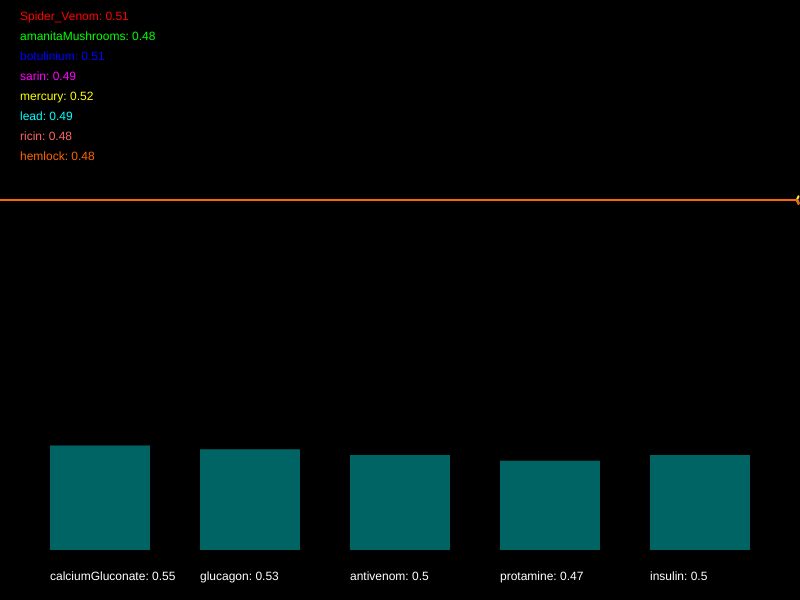
Frame 1 (no input)
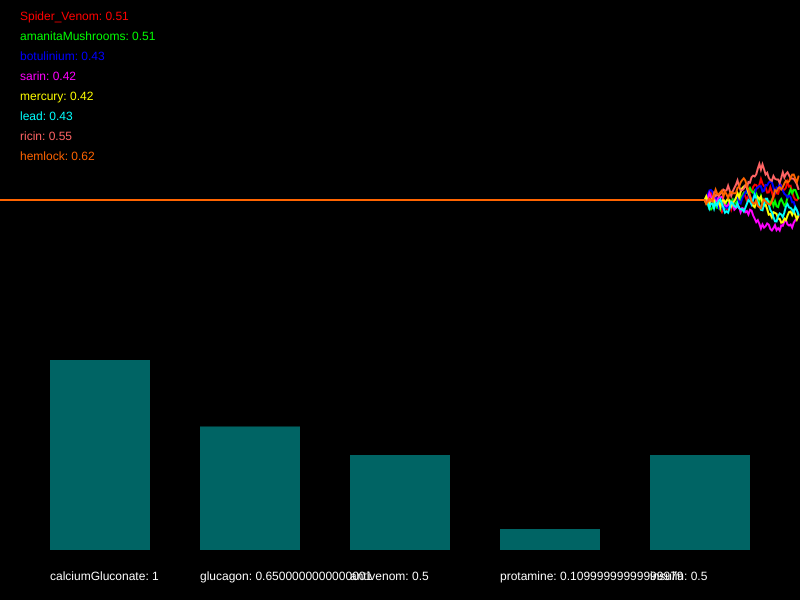
Frame 60 (no input)
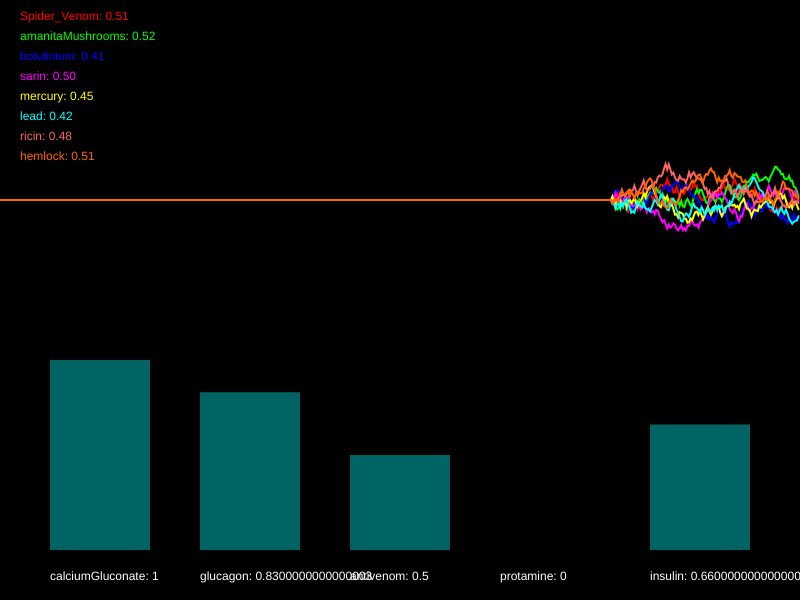
Frame 120 (the mouse pressed at the canvas centre since frame 60)

The p5.js sketch that drew these frames (run headless with seeded random() and noise() and a simulated clock; from frame 60 on, the mouse is pressed at the canvas centre):

// p5.js sketch
// ── sketch.js
/*

Officer: 8243477
CaseNum: 401-3-95247890-8243477

Case 401 - The Case of Norbert's Weiner Stand
Stage 4 - Mortal Cupcake

It seems that Norbert is getting desperate now. In what appears to be his final stand he has set up his own cupcake shop. The laced cupcakes look delicious but they are extremely dangerous. Just a brief whiff of one can induce a series of
deadly symptoms. This is Norbert’s most complex poison to date, so you’ll have to work hard to produce a viable antidote.

You must develop the antidote by using conditional statements in the draw loop to do the following.

	- When amanitaMushrooms dips below 0.29, sarin goes above 0.55, and also Spider_Venom goes above 0.56, decrement calciumGluconate by 0.01
	- If either ricin goes above 0.25, hemlock dips below 0.42, or perhaps mercury dips below 0.7, raise calciumGluconate by 0.05
	- If amanitaMushrooms dips below 0.34 or mercury dips below 0.49, or on the other hand, botulinium dips below 0.75 and ricin goes above 0.51, reduce glucagon by 0.03
	- If lead dips below 0.33, or on the other hand, hemlock dips below 0.74 and sarin dips below 0.7, raise glucagon by 0.03
	- When ricin goes above 0.7, or on the other hand, botulinium dips below 0.32 and amanitaMushrooms goes above 0.39, try decreasing antivenom by 0.02
	- If mercury goes above 0.6 or Spider_Venom goes above 0.44, whilst at the same time, lead goes above 0.71, increase antivenom by 0.02
	- When either hemlock goes above 0.72, ricin dips below 0.54, or perhaps lead goes above 0.54, decrease protamine by 0.03
	- If amanitaMushrooms dips below 0.59 and Spider_Venom dips below 0.27, whilst at the same time, botulinium dips below 0.68 or sarin dips below 0.35, try increasing protamine by 0.02
	- When hemlock goes above 0.71, ricin dips below 0.45, and also Spider_Venom dips below 0.6, reduce insulin by 0.01
	- If lead goes above 0.58, botulinium dips below 0.67, amanitaMushrooms dips below 0.66, and also mercury dips below 0.71, raise insulin by 0.04


Your conditional statements should consider the following poisons:

	- Spider_Venom
	- amanitaMushrooms
	- botulinium
	- sarin
	- mercury
	- lead
	- ricin
	- hemlock


Your conditional statements should modify the following antidotes:

	- calciumGluconate
	- glucagon
	- antivenom
	- protamine
	- insulin


- There are many ways to complete this task but you should only use the following commands:

	if(){}
	>
	<
	&&
	||
	+=
	-=

*/

//Declare the poison variables
var Spider_Venom;
var amanitaMushrooms;
var botulinium;
var sarin;
var mercury;
var lead;
var ricin;
var hemlock;


//Declare the antidote variables
var calciumGluconate;
var glucagon;
var antivenom;
var protamine;
var insulin;


//This variable is used for drawing the graph
var graphs;


function setup()
{

	createCanvas(800,600);
	strokeWeight(2);

	//initialise the poisons and antidotes
	Spider_Venom = 0.5;
	amanitaMushrooms = 0.5;
	botulinium = 0.5;
	sarin = 0.5;
	mercury = 0.5;
	lead = 0.5;
	ricin = 0.5;
	hemlock = 0.5;
	calciumGluconate = 0.5;
	glucagon = 0.5;
	antivenom = 0.5;
	protamine = 0.5;
	insulin = 0.5;


	//fills the graph with empty values
	graphs = [];

	for(var i = 0; i < 8; i++)
	{
		graphs.push([]);
		for(var j = 0; j < 512; j++)
		{
			graphs[i].push(0.5);
		}
	}

}

function draw()
{

	//Develop the antidote below
	//Write conditional statements to change the amount of each substance ...
	// - When amanitaMushrooms dips below 0.29, sarin goes above 0.55, and also Spider_Venom goes above 0.56, decrement calciumGluconate by 0.01
	if(amanitaMushrooms < 0.29 && sarin > 0.55 && Spider_Venom > 0.56){
		calciumGluconate -= 0.01
	}
	// - If either ricin goes above 0.25, hemlock dips below 0.42, or perhaps mercury dips below 0.7, raise calciumGluconate by 0.05
	if(ricin > 0.25 || hemlock < 0.42 || mercury < 0.7){
		calciumGluconate += 0.05
	}
	// - If amanitaMushrooms dips below 0.34 or mercury dips below 0.49, or on the other hand, botulinium dips below 0.75 and ricin goes above 0.51, reduce glucagon by 0.03
	if((amanitaMushrooms < 0.34 || mercury < 0.49) || (botulinium < 0.75 && ricin > 0.51)){
		glucagon -= 0.03
	}
	// - If lead dips below 0.33, or on the other hand, hemlock dips below 0.74 and sarin dips below 0.7, raise glucagon by 0.03
	if(lead < 0.33 || (hemlock < 0.74 && sarin < 0.7)){
		glucagon += 0.03
	}
	// - When ricin goes above 0.7, or on the other hand, botulinium dips below 0.32 and amanitaMushrooms goes above 0.39, try decreasing antivenom by 0.02
	if(ricin > 0.7 || (botulinium < 0.32 && amanitaMushrooms > 0.39)){
		antivenom -= 0.02
	}
	// - If mercury goes above 0.6 or Spider_Venom goes above 0.44, whilst at the same time, lead goes above 0.71, increase antivenom by 0.02
	if((mercury > 0.6 || Spider_Venom > 0.44) && lead > 0.71){
		antivenom += 0.02
	}
	// - When either hemlock goes above 0.72, ricin dips below 0.54, or perhaps lead goes above 0.54, decrease protamine by 0.03
	if(hemlock > 0.72 || ricin < 0.54 || lead > 0.54){
		protamine -= 0.03
	}
	// - If amanitaMushrooms dips below 0.59 and Spider_Venom dips below 0.27, whilst at the same time, botulinium dips below 0.68 or sarin dips below 0.35, try increasing protamine by 0.02
	if((amanitaMushrooms < 0.59 && Spider_Venom < 0.27) && (botulinium < 0.68 || sarin < 0.35)){
		protamine += 0.02
	}
	// - When hemlock goes above 0.71, ricin dips below 0.45, and also Spider_Venom dips below 0.6, reduce insulin by 0.01
	if((hemlock > 0.71 && ricin < 0.45 && Spider_Venom < 0.6)){
		insulin -= 0.01
	}
	// - If lead goes above 0.58, botulinium dips below 0.67, amanitaMushrooms dips below 0.66, and also mercury dips below 0.71, raise insulin by 0.04
	if((lead > 0.58 && botulinium < 0.67 && amanitaMushrooms < 0.66 && mercury < 0.71)){
		insulin += 0.04
	}


	//////////////////////////////////////////////////////

	//the code below generates new values using random numbers

	/*
		For testing, you might want to temporarily comment out
		these lines and set the same variables to constant values
		instead.
	*/

	Spider_Venom = nextValue(graphs[0],Spider_Venom);
	amanitaMushrooms = nextValue(graphs[1],amanitaMushrooms);
	botulinium = nextValue(graphs[2],botulinium);
	sarin = nextValue(graphs[3],sarin);
	mercury = nextValue(graphs[4],mercury);
	lead = nextValue(graphs[5],lead);
	ricin = nextValue(graphs[6],ricin);
	hemlock = nextValue(graphs[7],hemlock);


	calciumGluconate = constrain(calciumGluconate, 0, 1);
	glucagon = constrain(glucagon, 0, 1);
	antivenom = constrain(antivenom, 0, 1);
	protamine = constrain(protamine, 0, 1);
	insulin = constrain(insulin, 0, 1);


	///////// DO NOT CHANGE THE CODE BELOW ///////////

	//drawing code

	// set background
	background(0);
	noFill();

	//draw the graphs for the vitals

	var colors = [
		color(255, 0, 0),
		color(0, 255, 0),
		color(0, 0, 255),
		color(255, 0, 255),
		color(255, 255, 0),
		color(0, 255, 255),
		color(255, 100, 100),
		color(255, 100, 0)
	];

	for(var i = 0; i < graphs.length; i++)
	{
		stroke(colors[i]);
		drawGraph(graphs[i]);
	}

	//draw the poisons as text
	noStroke();
	fill(colors[0]);
	text('Spider_Venom: ' + nf(Spider_Venom,1,2), 20,20);
	fill(colors[1]);
	text('amanitaMushrooms: ' + nf(amanitaMushrooms,1,2), 20,40);
	fill(colors[2]);
	text('botulinium: ' + nf(botulinium,1,2), 20,60);
	fill(colors[3]);
	text('sarin: ' + nf(sarin,1,2), 20,80);
	fill(colors[4]);
	text('mercury: ' + nf(mercury,1,2), 20,100);
	fill(colors[5]);
	text('lead: ' + nf(lead,1,2), 20,120);
	fill(colors[6]);
	text('ricin: ' + nf(ricin,1,2), 20,140);
	fill(colors[7]);
	text('hemlock: ' + nf(hemlock,1,2), 20,160);


	//draw the antidotes bar chart
	drawBar(calciumGluconate,50,'calciumGluconate');
	drawBar(glucagon,200,'glucagon');
	drawBar(antivenom,350,'antivenom');
	drawBar(protamine,500,'protamine');
	drawBar(insulin,650,'insulin');


}

function nextValue(graph, val)
{
	//gets the next value for a vital and puts it in an array for drawing
	var delta = random(-0.03,0.03);

	val += delta;
	if(val > 1 || val < 0)
	{
		delta *= -1;
		val += delta * 2;
	}

	graph.push(val)
	graph.shift();
	return val;
}

function drawGraph(graph)
{
	//draws an array as a graph
	beginShape();
	for(var i = 0; i < graph.length; i++)
	{
			vertex(width * i/512, height * 0.5 - graph[i]* height/3)
	}
	endShape();
}


function drawBar(val, x, name)
{
	//draws the bars for bar chart
    noStroke();
    fill(0,100,100);
	var mh = height * 0.4 - 50;
	rect(x,(height - 50) - val*mh, 100, val*mh);
    fill(255);
	text(name + ": " + val, x, height - 20);
}
